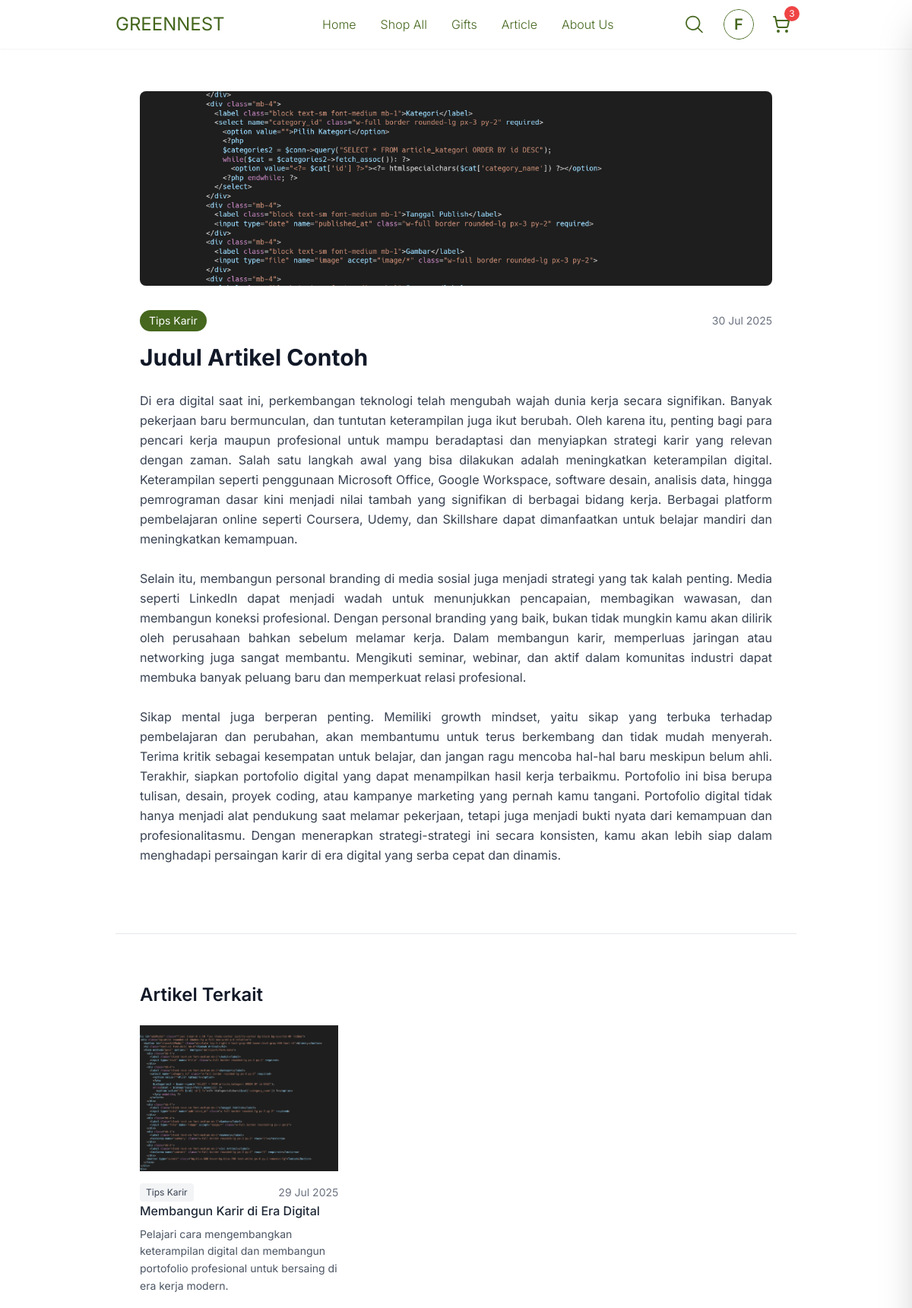
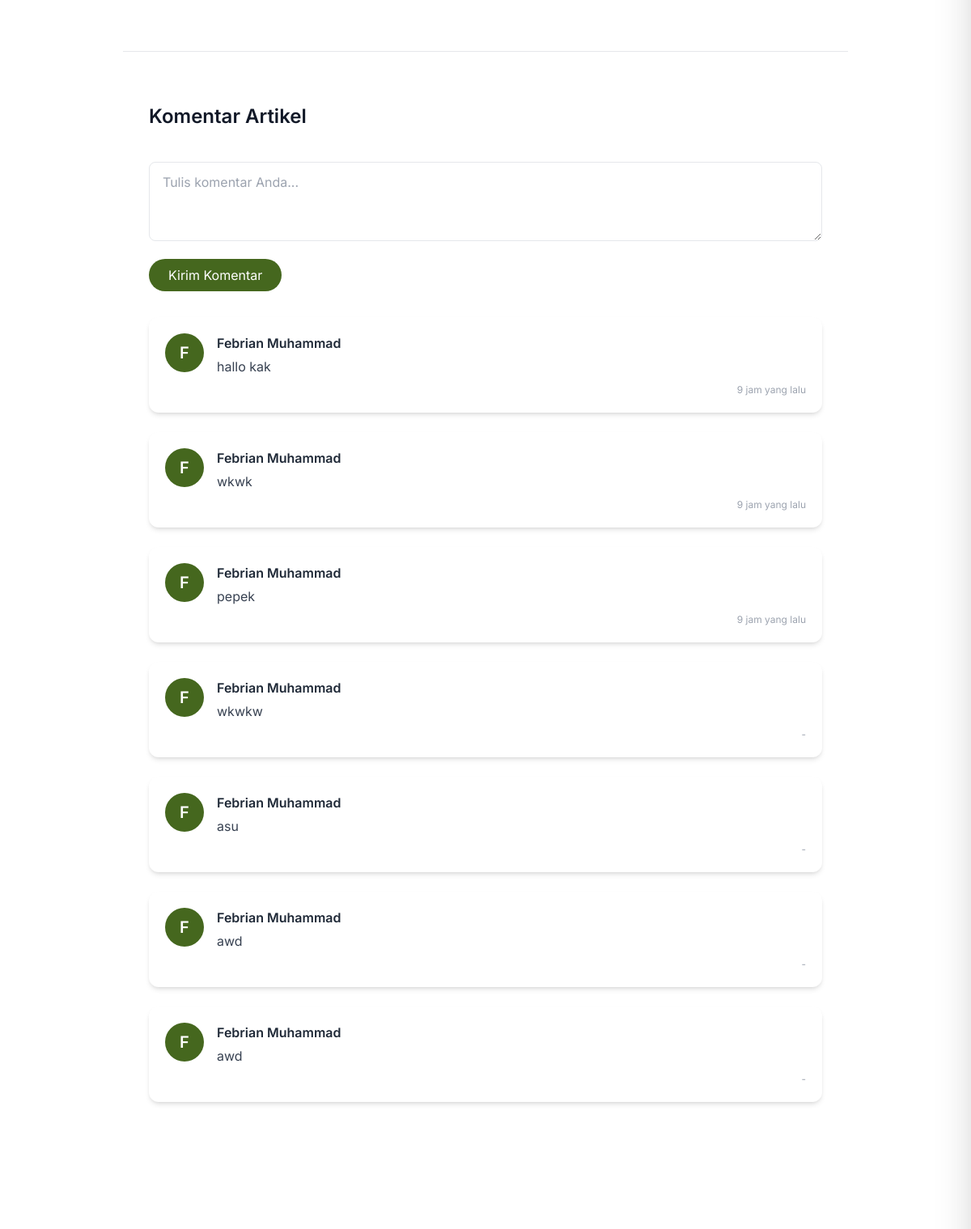
Page /detail-artikel.php?id=1 (signed in, upper part) on the committed database (2 pictures, top to bottom).
### tables this page shows
CREATE TABLE `articles` (
  `id` int NOT NULL,
  `title` varchar(150) DEFAULT NULL,
  `content` text,
  `author_id` int DEFAULT NULL,
  `image_url` varchar(255) DEFAULT NULL,
  `created_at` datetime DEFAULT NULL,
  `category` varchar(100) DEFAULT NULL,
  `excerpt` varchar(255) DEFAULT NULL
);

CREATE TABLE `article_comments` (
  `id` int NOT NULL,
  `article_id` int DEFAULT NULL,
  `user_id` int DEFAULT NULL,
  `comment` text,
  `created_at` datetime DEFAULT NULL
);

CREATE TABLE `users` (
  `id` int NOT NULL,
  `name` varchar(100) DEFAULT NULL,
  `email` varchar(100) DEFAULT NULL,
  `password` varchar(255) DEFAULT NULL,
  `phone` varchar(20) DEFAULT NULL,
  `created_at` datetime DEFAULT NULL,
  `updated_at` datetime DEFAULT NULL,
  `profile_image` varchar(255) DEFAULT NULL,
  `is_admin` int DEFAULT '0'
);

### detail-artikel.php (the view, shortened to what this page needs)
<?php
require_once 'config/db.php';
$articleId = isset($_GET['id']) ? intval($_GET['id']) : 0;
$article = null;
if ($articleId) {
    $stmt = $conn->prepare("SELECT * FROM articles WHERE id = ?");
    $stmt->bind_param('i', $articleId);
    $stmt->execute();
    $result = $stmt->get_result();
    $article = $result->fetch_assoc();
}
$comments = [];
if ($articleId) {
    $stmt = $conn->prepare("SELECT c.*, u.name AS user_name FROM article_comments c LEFT JOIN users u ON c.user_id = u.id WHERE c.article_id = ? ORDER BY c.created_at DESC");
    $stmt->bind_param('i', $articleId);
    $stmt->execute();
    $result = $stmt->get_result();
    while ($row = $result->fetch_assoc()) {
        $comments[] = $row;
    }
}
?>
<?php
function timeAgo($datetime) {
    if (!$datetime) return '-';
    $timestamp = strtotime($datetime);
    $diff = time() - $timestamp;
    if ($diff < 86400) return floor($diff / 3600) . ' jam yang lalu';
    return date('d M Y H:i', $timestamp);
}
?>
<!DOCTYPE html>
<html lang="en">
<head>
    <link rel="stylesheet" href="./src/output.css" />
    <link rel="stylesheet" href="./src/style.css" />
  </head>
<body class="min-h-screen ">
    <?php include('component/navbar.php'); ?>
    <main class="pt-16 bg-white">
        <section id="content" class="pt-14 bg-white">
            <div class="max-w-4xl mx-auto px-4 sm:px-6 lg:px-8">
                <?php if ($article): ?>
                    <img src="<?php echo htmlspecialchars($article['image_url'] ?? ''); ?>" alt="Header Artikel" class="w-full h-64 object-cover mb-8 rounded-lg" />
                    <div class="flex justify-between items-center text-sm text-gray-500 mb-4">
                        <span class="bg-primary text-white px-3 py-1 rounded-full text-sm"><?php echo htmlspecialchars($article['category'] ?? ''); ?></span>
                        <span><?php echo date('d M Y', strtotime($article['created_at'])); ?></span>
                    </div>
                    <h1 class="text-3xl font-bold text-gray-900 leading-tight mb-6"><?php echo htmlspecialchars($article['title']); ?></h1>
                    <div class="space-y-6 text-gray-700 leading-relaxed text-justify">
                        <?php echo nl2br(htmlspecialchars($article['content'])); ?>
                    </div>
                <?php endif; ?>
            </div>
        </section>
             <hr class="my-16 max-w-4xl mx-auto px-4 sm:px-6 lg:px-8" />
        <section class="max-w-4xl mx-auto px-4 sm:px-6 lg:px-8">
          <h2 class="text-2xl font-semibold text-gray-900 mb-6">Artikel Terkait</h2>
          <div class="grid grid-cols-1 sm:grid-cols-2 lg:grid-cols-3 gap-6">
            <?php
              $related = [];
              if ($article && !empty($article['category'])) {
                $stmt = $conn->prepare("SELECT * FROM articles WHERE category = ? AND id != ? ORDER BY created_at DESC LIMIT 3");
                $stmt->bind_param('si', $article['category'], $article['id']);
                $stmt->execute();
                $result = $stmt->get_result();
                while ($row = $result->fetch_assoc()) {
                  $related[] = $row;
                }
              }
            ?>
            <?php if (!empty($related)): ?>
              <?php foreach ($related as $rel): ?>
                <div class="bg-white overflow-hidden transition-transform hover:scale-[1.02] group">
                  <a href="detail-artikel.php?id=<?php echo $rel['id']; ?>">
                    <div class="overflow-hidden">
                      <img src="<?php echo htmlspecialchars($rel['image_url'] ?? ''); ?>" alt="Gambar Artikel" class="w-full h-48 object-cover group-hover:scale-105 transition-transform duration-300" />
                    </div>
                  </a>
                  <div class="py-4 space-y-2">
                    <div class="flex justify-between items-center text-sm text-gray-500">
                      <span class="bg-gray-100 text-gray-700 px-2 py-1 rounded text-xs"><?php echo htmlspecialchars($rel['category'] ?? ''); ?></span>
                      <span><?php echo date('d M Y', strtotime($rel['created_at'])); ?></span>
                    </div>
                    <a href="detail-artikel.php?id=<?php echo $rel['id']; ?>">
                      <h3 class="text-base font-medium text-gray-800 hover:text-primary transition-colors"><?php echo htmlspecialchars($rel['title'] ?? ''); ?></h3>
                    </a>
                    <p class="text-sm text-gray-600 leading-relaxed"><?php echo htmlspecialchars($rel['excerpt'] ?? ''); ?></p>
                  </div>
                </div>
              <?php endforeach; ?>
            <?php else: ?>
              <div class="col-span-3 text-center py-8 text-gray-500">
                Tidak ada artikel terkait.
              </div>
            <?php endif; ?>
          </div>
        </section>
        <hr class="my-16 max-w-4xl mx-auto px-4 sm:px-6 lg:px-8" />
        <section class="max-w-4xl mx-auto px-4 sm:px-6 lg:px-8" id="comments">
          <h2 class="text-2xl font-semibold text-gray-900 mb-6">Komentar Artikel</h2>
          <?php if (isset($_SESSION['user_id'])): ?>
            <form action="submit-article-comment.php" method="POST" class="mb-8 space-y-4">
              <textarea name="comment" rows="3" class="w-full border rounded-lg px-4 py-3 focus:border-primary focus:ring-2 focus:ring-primary outline-none transition-all" placeholder="Tulis komentar Anda..." required></textarea>
              <button type="submit" class="bg-primary text-white px-6 py-2 rounded-full hover:bg-opacity-90 transition">Kirim Komentar</button>
            </form>
          <?php endif; ?>
          <div class="space-y-6">
            <?php if (empty($comments)): ?>
              <p class="text-gray-400 italic">Belum ada komentar untuk artikel ini.</p>
            <?php else: ?>
              <?php
              foreach ($comments as $comment): ?>
                <?php
                  $initial = strtoupper(substr($comment['user_name'] ?? 'A', 0, 1));
                ?>
                <div class="bg-white rounded-xl shadow-md p-5 flex gap-4 items-start group hover:shadow-lg transition relative">
                  <div class="flex-shrink-0 w-12 h-12 rounded-full bg-primary text-white flex items-center justify-center font-semibold text-xl">
                    <?php echo $initial; ?>
                  </div>
                  <div class="flex-1 flex flex-col">
                    <div class="flex items-center justify-between mb-1">
                      <span class="font-semibold text-gray-800"><?php echo htmlspecialchars($comment['user_name'] ?? 'Anon'); ?></span>
                    </div>
                    <div class="text-gray-700 leading-relaxed mb-2"><?php echo nl2br(htmlspecialchars($comment['comment'])); ?></div>
                    <div class="flex justify-end">
                      <span class="text-xs text-gray-400"><?php echo timeAgo($comment['created_at'] ?? null); ?></span>
                    </div>
                  </div>
                </div>
              <?php endforeach; ?>
            <?php endif; ?>
          </div>
        </section>
    </main>
</body>
</html>

### rows in the picture
articles: image_url (picture), category "Tips Karir", created_at "30 Jul 2025", title "Judul Artikel Contoh", content "Di era digital saat ini, perkembangan teknologi telah mengubah wajah dunia kerja secara signifikan. Banyak pekerjaan baru bermunculan, dan tuntutan keterampilan juga ikut berubah. Oleh karena itu, penting bagi para pencari kerja maupun profesional untuk mampu beradaptasi dan menyiapkan strategi karir yang relevan dengan zaman. Salah satu langkah awal yang bisa dilakukan adalah meningkatkan keterampilan digital. Keterampilan seperti penggunaan Microsoft Office, Google Workspace, software desain, analisis data, hingga pemrograman dasar kini menjadi nilai tambah yang signifikan di berbagai bidang kerja. Berbagai platform pembelajaran online seperti Coursera, Udemy, dan Skillshare dapat…"
articles: image_url (picture), category "Tips Karir", created_at "29 Jul 2025", title "Membangun Karir di Era Digital", excerpt "Pelajari cara mengembangkan keterampilan digital dan membangun portofolio profesional untuk bersaing di era kerja modern."
article_comments: user.name "F", user.name "Febrian Muhammad", comment "hallo kak", created_at "9 jam yang lalu"
article_comments: user.name "F", user.name "Febrian Muhammad", comment "wkwk", created_at "9 jam yang lalu"
article_comments: user.name "F", user.name "Febrian Muhammad", comment "pepek", created_at "9 jam yang lalu"
article_comments: user.name "F", user.name "Febrian Muhammad", comment "wkwkw", created_at "-"
article_comments: user.name "F", user.name "Febrian Muhammad", comment "asu", created_at "-"
article_comments: user.name "F", user.name "Febrian Muhammad", comment "awd", created_at "-"
article_comments: user.name "F", user.name "Febrian Muhammad", comment "awd", created_at "-"

### other values in the picture
getInitial($userName) "F"
$cartCount "3"
